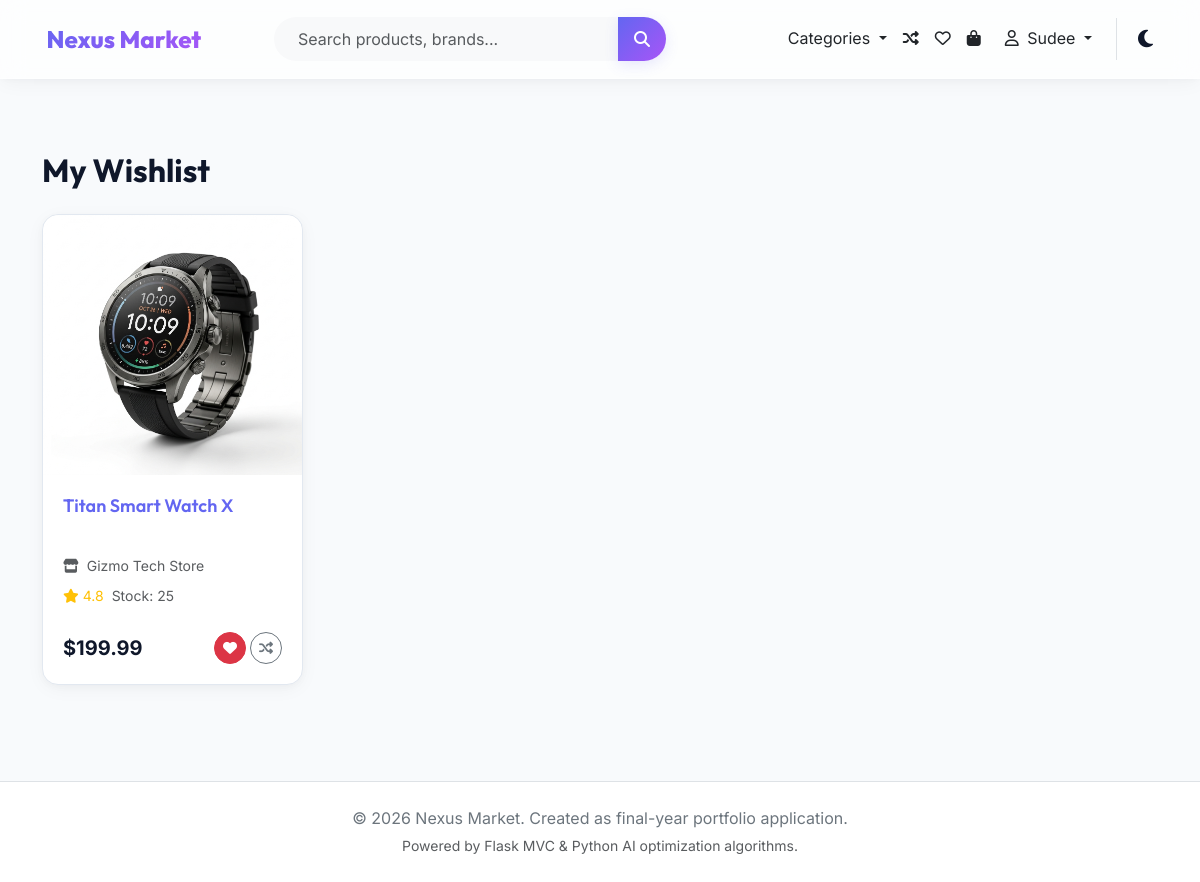
The page /wishlist (signed in) on the database its author committed.
### tables this page shows
CREATE TABLE wishlist (
    id INTEGER PRIMARY KEY AUTOINCREMENT,
    user_id INT NOT NULL,
    product_id INT NOT NULL,
    created_at TIMESTAMP DEFAULT CURRENT_TIMESTAMP,
    FOREIGN KEY (user_id) REFERENCES users(id) ON DELETE CASCADE,
    FOREIGN KEY (product_id) REFERENCES products(id) ON DELETE CASCADE
);

CREATE TABLE products (
    id INTEGER PRIMARY KEY AUTOINCREMENT,
    vendor_id INT NOT NULL,
    category_id INT NOT NULL,
    name VARCHAR(255) NOT NULL,
    description TEXT,
    price NUMERIC NOT NULL,
    stock INT NOT NULL DEFAULT 0,
    image_url VARCHAR(255) DEFAULT 'default_product.png',
    status VARCHAR(20) NOT NULL DEFAULT 'active', -- 'active', 'inactive', 'flagged'
    average_rating NUMERIC DEFAULT 0.00,
    created_at TIMESTAMP DEFAULT CURRENT_TIMESTAMP,
    FOREIGN KEY (vendor_id) REFERENCES vendors(id) ON DELETE CASCADE,
    FOREIGN KEY (category_id) REFERENCES categories(id) ON DELETE CASCADE
);

CREATE TABLE vendors (
    id INTEGER PRIMARY KEY AUTOINCREMENT,
    user_id INT NOT NULL UNIQUE,
    business_name VARCHAR(150) NOT NULL UNIQUE,
    description TEXT,
    logo VARCHAR(255) DEFAULT 'default_vendor.png',
    status VARCHAR(20) NOT NULL DEFAULT 'pending', -- 'pending', 'approved', 'blocked'
    rating NUMERIC DEFAULT 0.00,
    created_at TIMESTAMP DEFAULT CURRENT_TIMESTAMP,
    FOREIGN KEY (user_id) REFERENCES users(id) ON DELETE CASCADE
);

### routes/user.py (the view)
@user_bp.route('/wishlist')
@customer_required
def wishlist():
    user_id = session['user_id']
    wishlist_items = db.execute_query(
        "SELECT w.id as wishlist_id, p.*, v.business_name "
        "FROM wishlist w "
        "JOIN products p ON w.product_id = p.id "
        "JOIN vendors v ON p.vendor_id = v.id "
        "WHERE w.user_id = %s", [user_id]
    )
    return render_template('user/wishlist.html', wishlist_items=wishlist_items)

### models/db_manager.py (called while the page is built)
    def _translate_sql(self, sql):
        if self.db_type == 'sqlite':
            return sql.replace('%s', '?')
        return sql

### routes/auth.py (called while the page is built)
def login_required(f):
    @wraps(f)
    def decorated_function(*args, **kwargs):
        if 'user_id' not in session:
            flash('Please log in to access this page.', 'warning')
            return redirect(url_for('auth.login'))
        return f(*args, **kwargs)
    return decorated_function

def customer_required(f):
    @wraps(f)
    def decorated_function(*args, **kwargs):
        if 'user_id' not in session or session.get('role') != 'customer':
            flash('Access restricted to customers.', 'danger')
            return redirect(url_for('user.index'))
        return f(*args, **kwargs)
    return login_required(decorated_function)

### templates/user/wishlist.html (shortened to what this page needs)
{% extends 'layouts/base.html' %}
{% block content %}
<div class="container my-5">
    <h2 class="fw-bold mb-4" style="font-family: var(--font-heading);">My Wishlist</h2>
    {% if not wishlist_items %}
    <div class="text-center py-5 my-5 bg-white rounded-4 shadow-sm border p-5">
        <i class="fa-regular fa-heart fs-1 text-muted mb-3"></i>
        <h4 class="fw-bold">Your Wishlist is Empty</h4>
        <p class="text-secondary">Save items you like here by tapping the heart icon on any product card.</p>
        <a href="{{ url_for('user.browse') }}" class="btn btn-premium mt-3">Explore Products</a>
    </div>
    {% else %}
    <div class="row g-4">
        {% for prod in wishlist_items %}
        <div class="col-lg-3 col-md-4 col-sm-6">
            <div class="product-card">
                    <div class="product-img-wrapper">
                        <img src="{{ url_for('static', filename=prod.image_url) }}" class="product-img" alt="{{ prod.name }}">
                    </div>
                <div class="product-info">
                    <h5 class="product-title"><a href="{{ url_for('user.product_detail', product_id=prod.id) }}">{{ prod.name }}</a></h5>
                    <div class="small text-muted mb-2"><i class="fas fa-store me-1"></i> {{ prod.business_name }}</div>
                    <div class="d-flex align-items-center mb-2">
                        <div class="text-warning small me-2">
                            <i class="fas fa-star"></i> {{ prod.average_rating }}
                        </div>
                        <span class="small text-muted">Stock: {{ prod.stock }}</span>
                    </div>
                    <div class="d-flex justify-content-between align-items-center mt-3">
                        <span class="product-price">${{ prod.price }}</span>
                        <div class="d-flex gap-1">
                            <form action="{{ url_for('user.wishlist_toggle', product_id=prod.id) }}" method="POST" class="d-inline">
                                <button type="submit" class="btn btn-sm btn-danger text-white rounded-circle" style="width: 32px; height: 32px; padding: 0;" title="Remove">
                                    <i class="fas fa-heart"></i>
                                </button>
                            </form>
                            <form action="{{ url_for('user.compare_add', product_id=prod.id) }}" method="POST" class="d-inline">
                                <button type="submit" class="btn btn-sm btn-outline-secondary rounded-circle" style="width: 32px; height: 32px; padding: 0;" title="Compare">
                                    <i class="fa-solid fa-shuffle"></i>
                                </button>
                            </form>
                        </div>
                    </div>
                </div>
            </div>
        </div>
        {% endfor %}
    </div>
    {% endif %}
</div>
{% endblock %}

### static/css/styles.css (style rules this page uses)
:root { --bg-primary: #f8fafc; --bg-secondary: #ffffff; --bg-tertiary: #f1f5f9; --text-primary: #0f172a; --text-secondary: #475569; --text-muted: #64748b; --accent-color: #6366f1; --accent-hover: #4f46e5; --accent-gradient: linear-gradient(135deg, #6366f1 0%, #a855f7 100%); --accent-glow: rgba(99, 102, 241, 0.15); --border-color: #e2e8f0; --card-shadow: 0 4px 20px -2px rgba(15, 23, 42, 0.05), 0 2px 8px -1px rgba(15, 23, 42, 0.03); --glass-bg: rgba(255, 255, 255, 0.7); --glass-border: rgba(255, 255, 255, 0.5); --glass-blur: blur(12px); --success: #10b981; --warning: #f59e0b; --danger: #ef4444; --info: #06b6d4; --font-heading: 'Outfit', sans-serif; --font-body: 'Inter', sans-serif; --border-radius-lg: 16px; --border-radius-md: 10px; --border-radius-sm: 6px; --transition-smooth: all 0.3s cubic-bezier(0.4, 0, 0.2, 1); }
* { box-sizing: border-box; margin: 0; padding: 0; }
body { background-color: var(--bg-primary); color: var(--text-primary); font-family: var(--font-body); line-height: 1.6; transition: var(--transition-smooth); min-height: 100vh; display: flex; flex-direction: column; }
h1, h2, h3, h4, h5, h6 { font-family: var(--font-heading); color: var(--text-primary); font-weight: 700; }
a { color: var(--accent-color); text-decoration: none; transition: var(--transition-smooth); }
.product-card { border-radius: var(--border-radius-lg); background-color: var(--bg-secondary); border: 1px solid var(--border-color); box-shadow: var(--card-shadow); overflow: hidden; transition: var(--transition-smooth); position: relative; display: flex; flex-direction: column; height: 100%; }
.product-img-wrapper { position: relative; width: 100%; height: 260px; background-color: var(--bg-tertiary); overflow: hidden; border-radius: var(--border-radius-lg) var(--border-radius-lg) 0 0; }
.product-img { width: 100%; height: 100%; object-fit: cover; transition: var(--transition-smooth); }
.product-info { padding: 20px; display: flex; flex-direction: column; flex-grow: 1; }
.product-title { font-size: 18px; font-weight: 600; margin-bottom: 8px; display: -webkit-box; -webkit-line-clamp: 2; -webkit-box-orient: vertical; overflow: hidden; height: 52px; }
.product-price { font-size: 20px; font-weight: 700; color: var(--text-primary); }

### rows shown on the page
wishlist: image_url (picture), name "Titan Smart Watch X", business_name "Gizmo Tech Store", average_rating "4.8", stock "25", price "199.99"

### other values the page prints
{{ session.get('username') }} "Sudee"
{{ current_year }} "2026"
